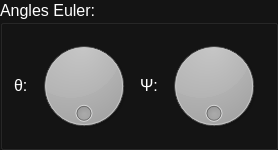
      <widget class="QGroupBox" name="euler">
       <property name="palette">
        <palette>
         <active>
          <colorrole role="WindowText">
           <brush brushstyle="SolidPattern">
            <color alpha="255">
             <red>255</red>
             <green>255</green>
             <blue>255</blue>
            </color>
           </brush>
          </colorrole>
          <colorrole role="Button">
           <brush brushstyle="SolidPattern">
            <color alpha="255">
             <red>20</red>
             <green>20</green>
             <blue>20</blue>
            </color>
           </brush>
          </colorrole>
          <colorrole role="Text">
           <brush brushstyle="SolidPattern">
            <color alpha="255">
             <red>255</red>
             <green>255</green>
             <blue>255</blue>
            </color>
           </brush>
          </colorrole>
          <colorrole role="ButtonText">
           <brush brushstyle="SolidPattern">
            <color alpha="255">
             <red>255</red>
             <green>255</green>
             <blue>255</blue>
            </color>
           </brush>
          </colorrole>
          <colorrole role="Base">
           <brush brushstyle="SolidPattern">
            <color alpha="255">
             <red>20</red>
             <green>20</green>
             <blue>20</blue>
            </color>
           </brush>
          </colorrole>
          <colorrole role="Window">
           <brush brushstyle="SolidPattern">
            <color alpha="255">
             <red>20</red>
             <green>20</green>
             <blue>20</blue>
            </color>
           </brush>
          </colorrole>
         </active>
         <inactive>
          <colorrole role="WindowText">
           <brush brushstyle="SolidPattern">
            <color alpha="255">
             <red>255</red>
             <green>255</green>
             <blue>255</blue>
            </color>
           </brush>
          </colorrole>
          <colorrole role="Button">
           <brush brushstyle="SolidPattern">
            <color alpha="255">
             <red>20</red>
             <green>20</green>
             <blue>20</blue>
            </color>
           </brush>
          </colorrole>
          <colorrole role="Text">
           <brush brushstyle="SolidPattern">
            <color alpha="255">
             <red>255</red>
             <green>255</green>
             <blue>255</blue>
            </color>
           </brush>
          </colorrole>
          <colorrole role="ButtonText">
           <brush brushstyle="SolidPattern">
            <color alpha="255">
             <red>255</red>
             <green>255</green>
             <blue>255</blue>
            </color>
           </brush>
          </colorrole>
          <colorrole role="Base">
           <brush brushstyle="SolidPattern">
            <color alpha="255">
             <red>20</red>
             <green>20</green>
             <blue>20</blue>
            </color>
           </brush>
          </colorrole>
          <colorrole role="Window">
           <brush brushstyle="SolidPattern">
            <color alpha="255">
             <red>20</red>
             <green>20</green>
             <blue>20</blue>
            </color>
           </brush>
          </colorrole>
         </inactive>
         <disabled>
          <colorrole role="WindowText">
           <brush brushstyle="SolidPattern">
            <color alpha="255">
             <red>255</red>
             <green>255</green>
             <blue>255</blue>
            </color>
           </brush>
          </colorrole>
          <colorrole role="Button">
           <brush brushstyle="SolidPattern">
            <color alpha="255">
             <red>20</red>
             <green>20</green>
             <blue>20</blue>
            </color>
           </brush>
          </colorrole>
          <colorrole role="Text">
           <brush brushstyle="SolidPattern">
            <color alpha="255">
             <red>255</red>
             <green>255</green>
             <blue>255</blue>
            </color>
           </brush>
          </colorrole>
          <colorrole role="ButtonText">
           <brush brushstyle="SolidPattern">
            <color alpha="255">
             <red>255</red>
             <green>255</green>
             <blue>255</blue>
            </color>
           </brush>
          </colorrole>
          <colorrole role="Base">
           <brush brushstyle="SolidPattern">
            <color alpha="255">
             <red>20</red>
             <green>20</green>
             <blue>20</blue>
            </color>
           </brush>
          </colorrole>
          <colorrole role="Window">
           <brush brushstyle="SolidPattern">
            <color alpha="255">
             <red>20</red>
             <green>20</green>
             <blue>20</blue>
            </color>
           </brush>
          </colorrole>
         </disabled>
        </palette>
       </property>
       <property name="font">
        <font>
         <family>Arial</family>
         <pointsize>12</pointsize>
        </font>
       </property>
       <property name="title">
        <string>Angles Euler:</string>
       </property>
       <layout class="QVBoxLayout" name="verticalLayout_3">
        <item>
         <layout class="QGridLayout" name="gridLayout">
          <item row="0" column="0">
           <widget class="QLabel" name="label_15">
            <property name="sizePolicy">
             <sizepolicy hsizetype="Fixed" vsizetype="Fixed">
              <horstretch>0</horstretch>
              <verstretch>0</verstretch>
             </sizepolicy>
            </property>
            <property name="palette">
             <palette>
              <active>
               <colorrole role="WindowText">
                <brush brushstyle="SolidPattern">
                 <color alpha="255">
                  <red>255</red>
                  <green>255</green>
                  <blue>255</blue>
                 </color>
                </brush>
               </colorrole>
               <colorrole role="Button">
                <brush brushstyle="SolidPattern">
                 <color alpha="255">
                  <red>20</red>
                  <green>20</green>
                  <blue>20</blue>
                 </color>
                </brush>
               </colorrole>
               <colorrole role="Text">
                <brush brushstyle="SolidPattern">
                 <color alpha="255">
                  <red>255</red>
                  <green>255</green>
                  <blue>255</blue>
                 </color>
                </brush>
               </colorrole>
               <colorrole role="ButtonText">
                <brush brushstyle="SolidPattern">
                 <color alpha="255">
                  <red>255</red>
                  <green>255</green>
                  <blue>255</blue>
                 </color>
                </brush>
               </colorrole>
               <colorrole role="Base">
                <brush brushstyle="SolidPattern">
                 <color alpha="255">
                  <red>20</red>
                  <green>20</green>
                  <blue>20</blue>
                 </color>
                </brush>
               </colorrole>
               <colorrole role="Window">
                <brush brushstyle="SolidPattern">
                 <color alpha="255">
                  <red>20</red>
                  <green>20</green>
                  <blue>20</blue>
                 </color>
                </brush>
               </colorrole>
              </active>
              <inactive>
               <colorrole role="WindowText">
                <brush brushstyle="SolidPattern">
                 <color alpha="255">
                  <red>255</red>
                  <green>255</green>
                  <blue>255</blue>
                 </color>
                </brush>
               </colorrole>
               <colorrole role="Button">
                <brush brushstyle="SolidPattern">
                 <color alpha="255">
                  <red>20</red>
                  <green>20</green>
                  <blue>20</blue>
                 </color>
                </brush>
               </colorrole>
               <colorrole role="Text">
                <brush brushstyle="SolidPattern">
                 <color alpha="255">
                  <red>255</red>
                  <green>255</green>
                  <blue>255</blue>
                 </color>
                </brush>
               </colorrole>
               <colorrole role="ButtonText">
                <brush brushstyle="SolidPattern">
                 <color alpha="255">
                  <red>255</red>
                  <green>255</green>
                  <blue>255</blue>
                 </color>
                </brush>
               </colorrole>
               <colorrole role="Base">
                <brush brushstyle="SolidPattern">
                 <color alpha="255">
                  <red>20</red>
                  <green>20</green>
                  <blue>20</blue>
                 </color>
                </brush>
               </colorrole>
               <colorrole role="Window">
                <brush brushstyle="SolidPattern">
                 <color alpha="255">
                  <red>20</red>
                  <green>20</green>
                  <blue>20</blue>
                 </color>
                </brush>
               </colorrole>
              </inactive>
              <disabled>
               <colorrole role="WindowText">
                <brush brushstyle="SolidPattern">
                 <color alpha="255">
                  <red>255</red>
                  <green>255</green>
                  <blue>255</blue>
                 </color>
                </brush>
               </colorrole>
               <colorrole role="Button">
                <brush brushstyle="SolidPattern">
                 <color alpha="255">
                  <red>20</red>
                  <green>20</green>
                  <blue>20</blue>
                 </color>
                </brush>
               </colorrole>
               <colorrole role="Text">
                <brush brushstyle="SolidPattern">
                 <color alpha="255">
                  <red>255</red>
                  <green>255</green>
                  <blue>255</blue>
                 </color>
                </brush>
               </colorrole>
               <colorrole role="ButtonText">
                <brush brushstyle="SolidPattern">
                 <color alpha="255">
                  <red>255</red>
                  <green>255</green>
                  <blue>255</blue>
                 </color>
                </brush>
               </colorrole>
               <colorrole role="Base">
                <brush brushstyle="SolidPattern">
                 <color alpha="255">
                  <red>20</red>
                  <green>20</green>
                  <blue>20</blue>
                 </color>
                </brush>
               </colorrole>
               <colorrole role="Window">
                <brush brushstyle="SolidPattern">
                 <color alpha="255">
                  <red>20</red>
                  <green>20</green>
                  <blue>20</blue>
                 </color>
                </brush>
               </colorrole>
              </disabled>
             </palette>
            </property>
            <property name="font">
             <font>
              <family>Arial</family>
              <pointsize>12</pointsize>
             </font>
            </property>
            <property name="text">
             <string>θ:</string>
            </property>
           </widget>
          </item>
          <item row="0" column="1">
           <widget class="QDial" name="dialTheta">
            <property name="sizePolicy">
             <sizepolicy hsizetype="Fixed" vsizetype="Fixed">
              <horstretch>0</horstretch>
              <verstretch>0</verstretch>
             </sizepolicy>
            </property>
            <property name="minimumSize">
             <size>
              <width>100</width>
              <height>100</height>
             </size>
            </property>
            <property name="palette">
             <palette>
              <active>
               <colorrole role="WindowText">
                <brush brushstyle="SolidPattern">
                 <color alpha="255">
                  <red>31</red>
                  <green>31</green>
                  <blue>31</blue>
                 </color>
                </brush>
               </colorrole>
               <colorrole role="Button">
                <brush brushstyle="SolidPattern">
                 <color alpha="255">
                  <red>31</red>
                  <green>31</green>
                  <blue>31</blue>
                 </color>
                </brush>
               </colorrole>
               <colorrole role="Text">
                <brush brushstyle="SolidPattern">
                 <color alpha="255">
                  <red>31</red>
                  <green>31</green>
                  <blue>31</blue>
                 </color>
                </brush>
               </colorrole>
               <colorrole role="ButtonText">
                <brush brushstyle="SolidPattern">
                 <color alpha="255">
                  <red>31</red>
                  <green>31</green>
                  <blue>31</blue>
                 </color>
                </brush>
               </colorrole>
               <colorrole role="Base">
                <brush brushstyle="SolidPattern">
                 <color alpha="255">
                  <red>31</red>
                  <green>31</green>
                  <blue>31</blue>
                 </color>
                </brush>
               </colorrole>
               <colorrole role="Window">
                <brush brushstyle="SolidPattern">
                 <color alpha="255">
                  <red>31</red>
                  <green>31</green>
                  <blue>31</blue>
                 </color>
                </brush>
               </colorrole>
              </active>
              <inactive>
               <colorrole role="WindowText">
                <brush brushstyle="SolidPattern">
                 <color alpha="255">
                  <red>31</red>
                  <green>31</green>
                  <blue>31</blue>
                 </color>
                </brush>
               </colorrole>
               <colorrole role="Button">
                <brush brushstyle="SolidPattern">
                 <color alpha="255">
                  <red>31</red>
                  <green>31</green>
                  <blue>31</blue>
                 </color>
                </brush>
               </colorrole>
               <colorrole role="Text">
                <brush brushstyle="SolidPattern">
                 <color alpha="255">
                  <red>31</red>
                  <green>31</green>
                  <blue>31</blue>
                 </color>
                </brush>
               </colorrole>
               <colorrole role="ButtonText">
                <brush brushstyle="SolidPattern">
                 <color alpha="255">
                  <red>31</red>
                  <green>31</green>
                  <blue>31</blue>
                 </color>
                </brush>
               </colorrole>
               <colorrole role="Base">
                <brush brushstyle="SolidPattern">
                 <color alpha="255">
                  <red>31</red>
                  <green>31</green>
                  <blue>31</blue>
                 </color>
                </brush>
               </colorrole>
               <colorrole role="Window">
                <brush brushstyle="SolidPattern">
                 <color alpha="255">
                  <red>31</red>
                  <green>31</green>
                  <blue>31</blue>
                 </color>
                </brush>
               </colorrole>
              </inactive>
              <disabled>
               <colorrole role="WindowText">
                <brush brushstyle="SolidPattern">
                 <color alpha="255">
                  <red>31</red>
                  <green>31</green>
                  <blue>31</blue>
                 </color>
                </brush>
               </colorrole>
               <colorrole role="Button">
                <brush brushstyle="SolidPattern">
                 <color alpha="255">
                  <red>31</red>
                  <green>31</green>
                  <blue>31</blue>
                 </color>
                </brush>
               </colorrole>
               <colorrole role="Text">
                <brush brushstyle="SolidPattern">
                 <color alpha="255">
                  <red>31</red>
                  <green>31</green>
                  <blue>31</blue>
                 </color>
                </brush>
               </colorrole>
               <colorrole role="ButtonText">
                <brush brushstyle="SolidPattern">
                 <color alpha="255">
                  <red>31</red>
                  <green>31</green>
                  <blue>31</blue>
                 </color>
                </brush>
               </colorrole>
               <colorrole role="Base">
                <brush brushstyle="SolidPattern">
                 <color alpha="255">
                  <red>31</red>
                  <green>31</green>
                  <blue>31</blue>
                 </color>
                </brush>
               </colorrole>
               <colorrole role="Window">
                <brush brushstyle="SolidPattern">
                 <color alpha="255">
                  <red>31</red>
                  <green>31</green>
                  <blue>31</blue>
                 </color>
                </brush>
               </colorrole>
              </disabled>
             </palette>
            </property>
            <property name="styleSheet">
             <string notr="true">background-color: #1F1F1F;
color: #1F1F1F;</string>
            </property>
            <property name="maximum">
             <number>628</number>
            </property>
            <property name="wrapping">
             <bool>true</bool>
            </property>
           </widget>
          </item>
          <item row="0" column="2">
           <widget class="QLabel" name="label_16">
            <property name="sizePolicy">
             <sizepolicy hsizetype="Fixed" vsizetype="Fixed">
              <horstretch>0</horstretch>
              <verstretch>0</verstretch>
             </sizepolicy>
            </property>
            <property name="palette">
             <palette>
              <active>
               <colorrole role="WindowText">
                <brush brushstyle="SolidPattern">
                 <color alpha="255">
                  <red>255</red>
                  <green>255</green>
                  <blue>255</blue>
                 </color>
                </brush>
               </colorrole>
               <colorrole role="Button">
                <brush brushstyle="SolidPattern">
                 <color alpha="255">
                  <red>20</red>
                  <green>20</green>
                  <blue>20</blue>
                 </color>
                </brush>
               </colorrole>
               <colorrole role="Text">
                <brush brushstyle="SolidPattern">
                 <color alpha="255">
                  <red>255</red>
                  <green>255</green>
                  <blue>255</blue>
                 </color>
                </brush>
               </colorrole>
               <colorrole role="ButtonText">
                <brush brushstyle="SolidPattern">
                 <color alpha="255">
                  <red>255</red>
                  <green>255</green>
                  <blue>255</blue>
                 </color>
                </brush>
               </colorrole>
               <colorrole role="Base">
                <brush brushstyle="SolidPattern">
                 <color alpha="255">
                  <red>20</red>
                  <green>20</green>
                  <blue>20</blue>
                 </color>
                </brush>
               </colorrole>
               <colorrole role="Window">
                <brush brushstyle="SolidPattern">
                 <color alpha="255">
                  <red>20</red>
                  <green>20</green>
                  <blue>20</blue>
                 </color>
                </brush>
               </colorrole>
              </active>
              <inactive>
               <colorrole role="WindowText">
                <brush brushstyle="SolidPattern">
                 <color alpha="255">
                  <red>255</red>
                  <green>255</green>
                  <blue>255</blue>
                 </color>
                </brush>
               </colorrole>
               <colorrole role="Button">
                <brush brushstyle="SolidPattern">
                 <color alpha="255">
                  <red>20</red>
                  <green>20</green>
                  <blue>20</blue>
                 </color>
                </brush>
               </colorrole>
               <colorrole role="Text">
                <brush brushstyle="SolidPattern">
                 <color alpha="255">
                  <red>255</red>
                  <green>255</green>
                  <blue>255</blue>
                 </color>
                </brush>
               </colorrole>
               <colorrole role="ButtonText">
                <brush brushstyle="SolidPattern">
                 <color alpha="255">
                  <red>255</red>
                  <green>255</green>
                  <blue>255</blue>
                 </color>
                </brush>
               </colorrole>
               <colorrole role="Base">
                <brush brushstyle="SolidPattern">
                 <color alpha="255">
                  <red>20</red>
                  <green>20</green>
                  <blue>20</blue>
                 </color>
                </brush>
               </colorrole>
               <colorrole role="Window">
                <brush brushstyle="SolidPattern">
                 <color alpha="255">
                  <red>20</red>
                  <green>20</green>
                  <blue>20</blue>
                 </color>
                </brush>
               </colorrole>
              </inactive>
              <disabled>
               <colorrole role="WindowText">
                <brush brushstyle="SolidPattern">
                 <color alpha="255">
                  <red>255</red>
                  <green>255</green>
                  <blue>255</blue>
                 </color>
                </brush>
               </colorrole>
               <colorrole role="Button">
                <brush brushstyle="SolidPattern">
                 <color alpha="255">
                  <red>20</red>
                  <green>20</green>
                  <blue>20</blue>
                 </color>
                </brush>
               </colorrole>
               <colorrole role="Text">
                <brush brushstyle="SolidPattern">
                 <color alpha="255">
                  <red>255</red>
                  <green>255</green>
                  <blue>255</blue>
                 </color>
                </brush>
               </colorrole>
               <colorrole role="ButtonText">
                <brush brushstyle="SolidPattern">
                 <color alpha="255">
                  <red>255</red>
                  <green>255</green>
                  <blue>255</blue>
                 </color>
                </brush>
               </colorrole>
               <colorrole role="Base">
                <brush brushstyle="SolidPattern">
                 <color alpha="255">
                  <red>20</red>
                  <green>20</green>
                  <blue>20</blue>
                 </color>
                </brush>
               </colorrole>
               <colorrole role="Window">
                <brush brushstyle="SolidPattern">
                 <color alpha="255">
                  <red>20</red>
                  <green>20</green>
                  <blue>20</blue>
                 </color>
                </brush>
               </colorrole>
              </disabled>
             </palette>
            </property>
            <property name="font">
             <font>
              <family>Arial</family>
              <pointsize>12</pointsize>
             </font>
            </property>
            <property name="text">
             <string>Ψ:</string>
            </property>
           </widget>
          </item>
          <item row="0" column="3">
           <widget class="QDial" name="dialPsi">
            <property name="sizePolicy">
             <sizepolicy hsizetype="Fixed" vsizetype="Fixed">
              <horstretch>0</horstretch>
              <verstretch>0</verstretch>
             </sizepolicy>
            </property>
            <property name="minimumSize">
             <size>
              <width>40</width>
              <height>40</height>
             </size>
            </property>
            <property name="palette">
             <palette>
              <active>
               <colorrole role="WindowText">
                <brush brushstyle="SolidPattern">
                 <color alpha="255">
                  <red>31</red>
                  <green>31</green>
                  <blue>31</blue>
                 </color>
                </brush>
               </colorrole>
               <colorrole role="Button">
                <brush brushstyle="SolidPattern">
                 <color alpha="255">
                  <red>31</red>
                  <green>31</green>
                  <blue>31</blue>
                 </color>
                </brush>
               </colorrole>
               <colorrole role="Text">
                <brush brushstyle="SolidPattern">
                 <color alpha="255">
                  <red>31</red>
                  <green>31</green>
                  <blue>31</blue>
                 </color>
                </brush>
               </colorrole>
               <colorrole role="ButtonText">
                <brush brushstyle="SolidPattern">
                 <color alpha="255">
                  <red>31</red>
                  <green>31</green>
                  <blue>31</blue>
                 </color>
                </brush>
               </colorrole>
               <colorrole role="Base">
                <brush brushstyle="SolidPattern">
                 <color alpha="255">
                  <red>31</red>
                  <green>31</green>
                  <blue>31</blue>
                 </color>
                </brush>
               </colorrole>
               <colorrole role="Window">
                <brush brushstyle="SolidPattern">
                 <color alpha="255">
                  <red>31</red>
                  <green>31</green>
                  <blue>31</blue>
                 </color>
                </brush>
               </colorrole>
              </active>
              <inactive>
               <colorrole role="WindowText">
                <brush brushstyle="SolidPattern">
                 <color alpha="255">
                  <red>31</red>
                  <green>31</green>
                  <blue>31</blue>
                 </color>
                </brush>
               </colorrole>
               <colorrole role="Button">
                <brush brushstyle="SolidPattern">
                 <color alpha="255">
                  <red>31</red>
                  <green>31</green>
                  <blue>31</blue>
                 </color>
                </brush>
               </colorrole>
               <colorrole role="Text">
                <brush brushstyle="SolidPattern">
                 <color alpha="255">
                  <red>31</red>
                  <green>31</green>
                  <blue>31</blue>
                 </color>
                </brush>
               </colorrole>
               <colorrole role="ButtonText">
                <brush brushstyle="SolidPattern">
                 <color alpha="255">
                  <red>31</red>
                  <green>31</green>
                  <blue>31</blue>
                 </color>
                </brush>
               </colorrole>
               <colorrole role="Base">
                <brush brushstyle="SolidPattern">
                 <color alpha="255">
                  <red>31</red>
                  <green>31</green>
                  <blue>31</blue>
                 </color>
                </brush>
               </colorrole>
               <colorrole role="Window">
                <brush brushstyle="SolidPattern">
                 <color alpha="255">
                  <red>31</red>
                  <green>31</green>
                  <blue>31</blue>
                 </color>
                </brush>
               </colorrole>
              </inactive>
              <disabled>
               <colorrole role="WindowText">
                <brush brushstyle="SolidPattern">
                 <color alpha="255">
                  <red>31</red>
                  <green>31</green>
                  <blue>31</blue>
                 </color>
                </brush>
               </colorrole>
               <colorrole role="Button">
                <brush brushstyle="SolidPattern">
                 <color alpha="255">
                  <red>31</red>
                  <green>31</green>
                  <blue>31</blue>
                 </color>
                </brush>
               </colorrole>
               <colorrole role="Text">
                <brush brushstyle="SolidPattern">
                 <color alpha="255">
                  <red>31</red>
                  <green>31</green>
                  <blue>31</blue>
                 </color>
                </brush>
               </colorrole>
               <colorrole role="ButtonText">
                <brush brushstyle="SolidPattern">
                 <color alpha="255">
                  <red>31</red>
                  <green>31</green>
                  <blue>31</blue>
                 </color>
                </brush>
               </colorrole>
               <colorrole role="Base">
                <brush brushstyle="SolidPattern">
                 <color alpha="255">
                  <red>31</red>
                  <green>31</green>
                  <blue>31</blue>
                 </color>
                </brush>
               </colorrole>
               <colorrole role="Window">
                <brush brushstyle="SolidPattern">
                 <color alpha="255">
                  <red>31</red>
                  <green>31</green>
                  <blue>31</blue>
                 </color>
                </brush>
               </colorrole>
              </disabled>
             </palette>
            </property>
            <property name="styleSheet">
             <string notr="true">background-color: #1F1F1F;
color: #1F1F1F;</string>
            </property>
            <property name="maximum">
             <number>628</number>
            </property>
            <property name="wrapping">
             <bool>true</bool>
            </property>
           </widget>
          </item>
         </layout>
        </item>
       </layout>
      </widget>
